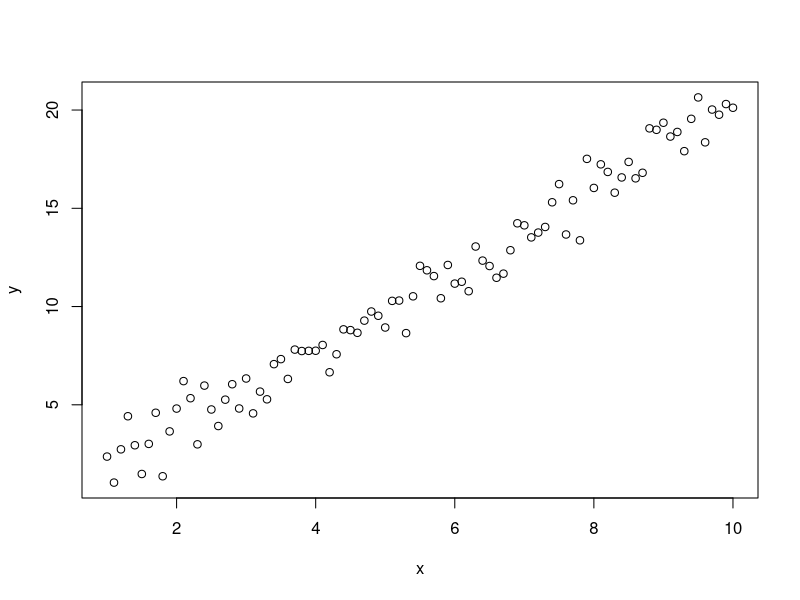
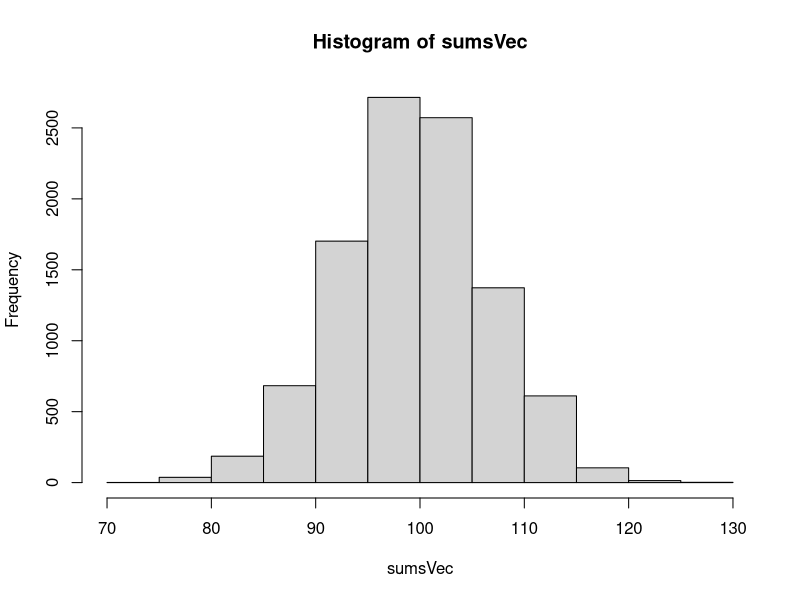

Source code (R) for these figures, in order:
########################################
## Solutions
########################################
# Jared Bennett (jared_bennett@berkeley.edu)
# 20190902
# half provided previously, half written new
# formatting updated to correspond with problem numbers

####################
## Creating datastructures
####################

##########
# 1
##########
# a
1:50

# b
!as.logical(1:50%%2)

# c
50:1

# d
c(1:50, 49:1)

# e
-10:10

# f
3*1:16
seq(3, 48, by=3)

# g
as.character(3*1:16)

# h
rep(c("a","b","c","d"), c(4,3,2,1))

# i
factor(rep(c("a","b","c","d"), c(4,3,2,1)))

# j
seq(-1,1, length.out=200)

##########
# 2
##########
# a
x = 1:50

# b
y = cos(x)

# c
z = tan(y)

# d
w = y*z

# e
f = x %in% 10:29

# f
df1 = data.frame(x=x, y=y, z=z, w=w, f=f)

# g
names(df1) = toupper(names(df1))

# h
df1 = data.frame(y=y, z=z, w=w, f=f)
# if x != 1:50, then you would need to additional do:
# row.names(df1) = x

####################
## Subsetting datastructures
####################

##########
# 1
##########
# a
m1 = df1[sapply(df1, is.numeric)]

# b
m2 = m1[f, ]

# c
df2 = df1[df1$z >= 0, names(df1) != 'z']

# d
df3 = df1[-c(3,17), ]

# e
df4 = df1[seq(2,nrow(df1),2), ]

####################
## Vectorized calculations
####################

##########
# 1
##########

x = seq(1,3,.1)
exp(2*x)*x^sqrt(x)

##########
# 2
##########
# a
x = matrix(0, 5, 5)

# b
row(x)
col(x)

# c
y = x
y[abs(row(x)-col(x))==1] = 1

# d
abs(row(x)-col(x))

##########
# 3
##########
# a
outer(0:4, 0:4, "+")

# b
outer(0:4, 0:4, "+")%%5

####################
## Using apply, sapply, and lapply
####################

##########
# 1
##########
# a
m1 <- matrix(data = runif(n = 30, min = 1, max = 100), nrow = 5, ncol = 6)

# b
m2 <- apply(X = m1, MARGIN = 1, FUN = function(x){x/sum(x)})
dim(m2) # they are not the same, R is column major
# better
m2 <- t(apply(X = m1, MARGIN = 1, FUN = function(x){x/sum(x)}))
dim(m2) # they are the same
# best
m2 <- m1/rowSums(x = m1)

# c
apply(X = m2, MARGIN = 1, FUN = function(x){sum(x) == 1})

# d
m2 <- apply(X = m1, MARGIN = 2, FUN = function(x){x/sum(x)})
dim(m2) # they are the same
apply(X = m2, MARGIN = 2, FUN = function(x){sum(x) == 1})

##########
# 2
##########
# a
x <- seq.int(from = 1, to = 10, by = 0.1)

# b
y <- 2*x + rnorm(n = length(x))

# c
plot(x,y)

# d
myLm <- lm(y ~ x)

# e
lapply(X = myLm, FUN = "class")

# f
sapply(X = myLm, FUN = "class")

# g
# They are the same here, because a list is the best simplified type of object.
#  sapply is a "simplified apply", ie, the output is simiplified to something 
#  deemed intelligent, like a vector or a list etc. 



####################
## functions
####################

##########
# 1
##########
# 0
AbsMedDiff <- function(x){
	return(sum( abs(x - median(x = x) )) )
}

# a
AbsMedDiff2 <- function(x){
	# check if numeric
	stopifnot(is.numeric(x = x))
	
	# if numeric, do work
	return(sum( abs(x - median(x = x) )) )
}

# b
AbsMedDiff3 <- function(x, na.rm = FALSE){
	# check if numeric
	stopifnot(is.numeric(x = x))
	
	# remove NA if true
	if(na.rm){x <- na.omit(x)}
	
	# if numeric, do work
	return(sum( abs(x - median(x = x) )) )
}

AbsMedDiff3a <- function(x, na.rm = FALSE){
	# check if numeric
	stopifnot(is.numeric(x = x))
	
	# if numeric, do work
	return(sum( abs(x - median(x = x, na.rm = na.rm) ), na.rm = na.rm) )
}

##########
# 2
##########
# a
x <- sample(x = 0:1, size = 100, replace = TRUE)
y <- sample(x = 0:1, size = 100, replace = TRUE)

# setting the seed would make it reproducible.

# b
SumHeads <- function(numFlips){
	# do flipping
	x <- sample(x = c(0,1), size = numFlips, replace = TRUE)
	
	# return heads
	return(sum(x))
}

# it doesn't m ake sense to call set.seed within the function

# c
sumsVec <- replicate(n = 10000, expr = SumHeads(numFlips = 200))

# d
hist(sumsVec)

##########
# 3
##########
basicFunc <- function(x,y,operation = "add"){
	
	switch(operation,
				 "add" = x+y,
				 "subtract" = x-y,
				 "multiply" = x*y,
				 "divide" = x/y,
				 "Warning: Not a designated option")
}

##########
# 4
##########

JaredCumSum <- function(x){
	
	# setup return vector
	retVec <- numeric(length = length(x)-1)
	
	# set first element
	retVec[1] <- x[1]
	
	# loop over rest
	for(i in 2:length(x)){
		retVec[i] <- retVec[i-1] + x[i]
	}
	
	# return result
	return(retVec)
	
}

####################
## Loading (and saving) data
####################

